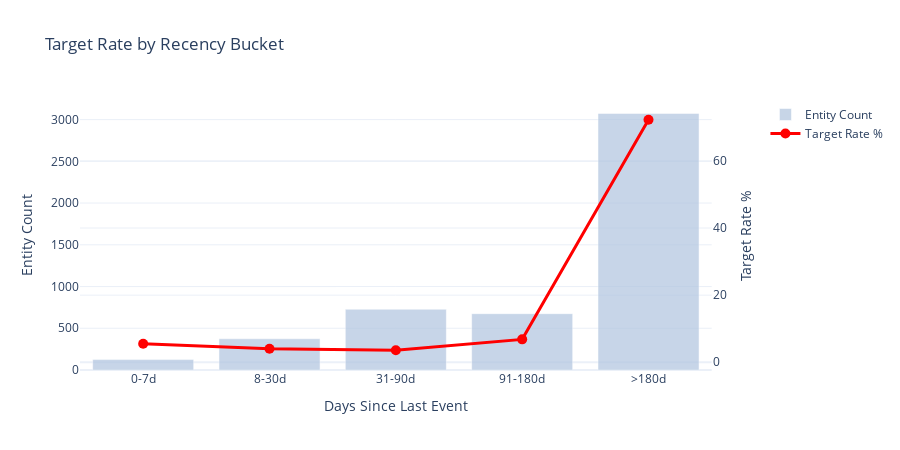

Here is the notebook cell this chart was saved with:
### Code cell
# Recency vs Target visualization (if target exists)
if ENTITY_COLUMN and TARGET_COLUMN and TARGET_COLUMN in df.columns:
    # Get target per entity
    entity_target = df.groupby(ENTITY_COLUMN)[TARGET_COLUMN].first().reset_index()
    
    # Merge with recency
    recency_target = entity_last.merge(entity_target, on=ENTITY_COLUMN)
    
    # Bin recency for clearer visualization
    recency_target["recency_bin"] = pd.cut(
        recency_target["recency_days"],
        bins=[0, 7, 30, 90, 180, float("inf")],
        labels=["0-7d", "8-30d", "31-90d", "91-180d", ">180d"]
    )
    
    # Target rate by recency bin
    target_by_recency = recency_target.groupby("recency_bin")[TARGET_COLUMN].agg(["mean", "count"]).reset_index()
    
    fig = make_subplots(specs=[[{"secondary_y": True}]])
    
    fig.add_trace(
        go.Bar(
            x=target_by_recency["recency_bin"].astype(str),
            y=target_by_recency["count"],
            name="Entity Count",
            marker_color="lightsteelblue",
            opacity=0.7
        ),
        secondary_y=False
    )
    
    fig.add_trace(
        go.Scatter(
            x=target_by_recency["recency_bin"].astype(str),
            y=target_by_recency["mean"] * 100,
            mode="lines+markers",
            name="Target Rate %",
            line=dict(color="red", width=3),
            marker=dict(size=10)
        ),
        secondary_y=True
    )
    
    fig.update_layout(
        title="Target Rate by Recency Bucket",
        xaxis_title="Days Since Last Event",
        template="plotly_white",
        height=450
    )
    fig.update_yaxes(title_text="Entity Count", secondary_y=False)
    fig.update_yaxes(title_text="Target Rate %", secondary_y=True)
    
    display_figure(fig)

### Figure 1 — Plotly figure (JSON) as saved in the notebook; plotly's stock layout.template omitted (floating-point values rounded to 4 significant figures)
{"data": [{"marker": {"color": "lightsteelblue"}, "name": "Entity Count", "opacity": 0.7, "type": "bar", "x": ["0-7d", "8-30d", "31-90d", "91-180d", ">180d"], "xaxis": "x", "y": [127, 374, 728, 675, 3073], "yaxis": "y"}, {"line": {"color": "red", "width": 3}, "marker": {"size": 10}, "mode": "lines+markers", "name": "Target Rate %", "type": "scatter", "x": ["0-7d", "8-30d", "31-90d", "91-180d", ">180d"], "xaxis": "x", "y": [5.512, 4.011, 3.571, 6.815, 72.27], "yaxis": "y2"}], "layout": {"height": 450, "title": {"text": "Target Rate by Recency Bucket"}, "xaxis": {"anchor": "y", "domain": [0, 0.94], "title": {"text": "Days Since Last Event"}}, "yaxis": {"anchor": "x", "domain": [0, 1], "title": {"text": "Entity Count"}}, "yaxis2": {"anchor": "x", "overlaying": "y", "side": "right", "title": {"text": "Target Rate %"}}}}
